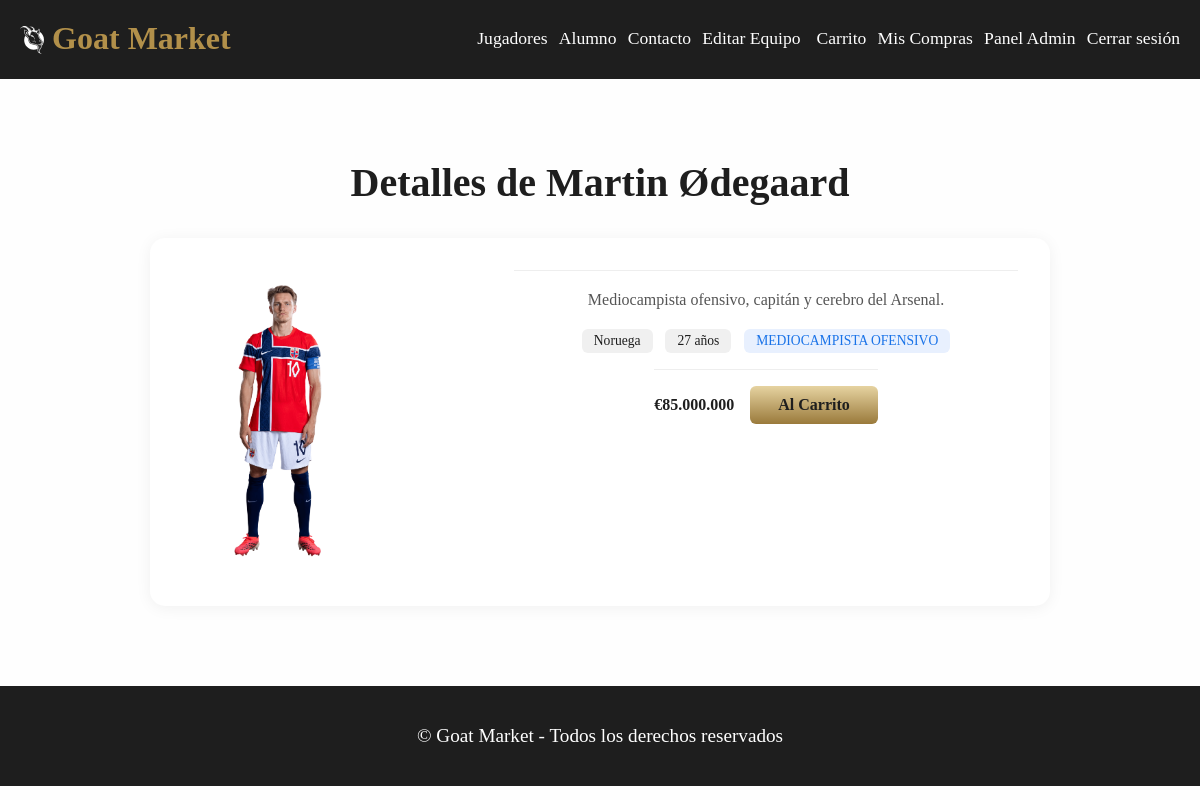
Page /?sec=detalle&id=54 (signed in) on the committed database.
### tables this page shows
CREATE TABLE `jugadores` (
  `id` int(10) unsigned NOT NULL AUTO_INCREMENT,
  `nombre_apellido` varchar(50) NOT NULL,
  `fecha_nacimiento` date NOT NULL,
  `descripcion` text DEFAULT NULL,
  `precio` smallint(5) unsigned NOT NULL,
  `imagen` varchar(50) DEFAULT NULL,
  `pais_id` int(11) DEFAULT NULL,
  PRIMARY KEY (`id`),
  KEY `pais_id` (`pais_id`),
  CONSTRAINT `pais_id` FOREIGN KEY (`pais_id`) REFERENCES `paises` (`id`) ON UPDATE CASCADE
);

CREATE TABLE `paises` (
  `id` int(11) NOT NULL AUTO_INCREMENT,
  `nombre` varchar(50) NOT NULL,
  `estrellas` tinyint(4) NOT NULL,
  `color` varchar(8) NOT NULL DEFAULT '#666666',
  PRIMARY KEY (`id`),
  UNIQUE KEY `uq_paises_nombre` (`nombre`)
);

### clases/Jugadores.php (called while the page is built, shortened)
<?php
class Jugadores
{
  private $id;
  private $nombre_apellido;
  private $descripcion;
  private $fecha_nacimiento;
  private $imagen;
  private $pais_id;
  private $pais_nombre;
  public function getId(){
    return $this -> id;
  }
  public function getNombre(){
    return $this -> nombre_apellido;
  }
  public function getDescripcion(){
    return $this -> descripcion;
  }
  public function getPrecio(){
    return $this -> precio;
  }
  public function getImagen(){
    return $this -> imagen;
  }
  public function getPais(){
    return $this -> pais_nombre ?? $this -> pais_id;
  }
  public function getEdad(): int {
    $nacimiento = new DateTime($this->fecha_nacimiento);
    $hoy = new DateTime();
    return (int) $nacimiento->diff($hoy)->y;
  }
  public static function get_x_id(int $id): ?Jugadores
  {
    $conexion = Conexion::getConexion();
    $query = "SELECT j.*, p.nombre AS pais_nombre, p.color AS pais_color, p.estrellas AS pais_estrellas FROM jugadores j JOIN paises p ON j.pais_id = p.id WHERE j.id = :id LIMIT 1";
    $PDOStatement = $conexion -> prepare($query);
    $PDOStatement -> setFetchMode(PDO::FETCH_CLASS, self::class);
    $PDOStatement -> execute(["id" => $id]);
    $lista = $PDOStatement -> fetch();
    return !empty($lista) ? $lista : null;
  }
}
?>

### clases/Posiciones.php (called while the page is built, shortened)
<?php
class Posiciones
{
    public static function getPosicionesPorJugador(int $jugador_id): array
    {
        $conexion = Conexion::getConexion();
        $query = "SELECT pos.posicion FROM posicion_x_jugador pxj
                  JOIN posiciones pos ON pxj.posicion_id = pos.id
                  WHERE pxj.jugador_id = :jugador_id
                  ORDER BY pos.posicion";
        $PDOStatement = $conexion->prepare($query);
        $PDOStatement->execute(['jugador_id' => $jugador_id]);
        return $PDOStatement->fetchAll(PDO::FETCH_COLUMN);
    }
}

### clases/Carrito.php (called while the page is built, shortened)
<?php
require_once "Jugadores.php";
class Carrito
{
  public static function idsEnCarrito(int $usuario_id): array
  {
    $conexion = Conexion::getConexion();
    $query = "SELECT jugador_id FROM carrito WHERE usuario_id = :usuario_id";
    $stmt = $conexion->prepare($query);
    $stmt->execute(['usuario_id' => $usuario_id]);
    return $stmt->fetchAll(PDO::FETCH_COLUMN);
  }
}

### vistas/detalle.php (the view, shortened to what this page needs)
<?php
    require_once "clases/Jugadores.php";
    require_once "clases/Posiciones.php";
    require_once "clases/Carrito.php";
    $id = isset($_GET["id"]) ? $_GET["id"] : null;
    $jugador = Jugadores::get_x_id($id);
    if(!is_null($jugador)){
        $posicionesJugador = Posiciones::getPosicionesPorJugador($jugador->getId());
        $ya_en_carrito = isset($_SESSION['usuario_id']) && in_array($jugador->getId(), Carrito::idsEnCarrito($_SESSION['usuario_id']));
        ?>
        <h2>Detalles de <?= $jugador->getNombre() ?></h2>
        <div class="detalle">
            <?php if ($jugador->getImagen()): ?>
                <figure>
                    <img src="assets/img/<?= rawurlencode($jugador->getImagen()) ?>" alt="<?= htmlspecialchars($jugador->getNombre()) ?>">
                </figure>
            <?php endif; ?>
            <div>
                <p><?= htmlspecialchars($jugador->getDescripcion()) ?></p>
                <div>
                    <span><?= htmlspecialchars($jugador->getPais()) ?> <?= str_repeat('★', $jugador->getPaisEstrellas()) ?></span>
                    <span><?= $jugador->getEdad() ?> años</span>
                    <?php if (!empty($posicionesJugador)): ?>
                        <?php foreach($posicionesJugador as $pos): ?>
                            <span class="posicion-tag"><?= htmlspecialchars($pos) ?></span>
                        <?php endforeach; ?>
                    <?php endif; ?>
                        </div>
                <div>
                    <strong>€<?= number_format($jugador->getPrecio() * 1000000, 0, ',', '.') ?></strong>
                    <?php if ($ya_en_carrito): ?>
                        <span class="button disabled">Ya está en tu carrito</span>
                    <?php else: ?>
                        <a href="actions/agregar_carrito_acc.php?id=<?= $jugador->getId() ?>" class="button">Al Carrito</a>
                    <?php endif; ?>
                        </div>
            </div>
        </div>
<?php }?>

### assets/css/style.css (style rules this page uses)
:root { --card-size: 300px; --main-color: #67b7fd; --golden-x: linear-gradient(90deg, #9A7A3B 0%, #E6D3A1 100%); --golden-y: linear-gradient(0deg, #9A7A3B 0%, #E6D3A1 100%); --golden: #b2904a; }
* { margin: 0; padding: 0; box-sizing: border-box; box-shadow: none; text-decoration: none; list-style: none; }
a { color: inherit; }
body { background-color: #fefefe; color: #1e1e1e; }
h2 { margin: auto; text-align: center; font-size: 2.5rem; margin-bottom: 2rem; }
img { height: var(--card-size); transform: scale(1) translateY(0px); transition: all cubic-bezier(0.63, 0.23, 0.00, 1.08) 1s; }
.detalle { display: flex; gap: 2rem; max-width: 900px; margin: 2rem auto; background: #fff; border-radius: 15px; padding: 2rem; box-shadow: 0 2px 16px rgba(0,0,0,0.06); }
.detalle > div { flex: 1; display: flex; flex-direction: column; gap: 1rem; }
.detalle > div p { font-size: 1rem; line-height: 1.6; color: #555; }
.detalle div { display: flex; gap: 0.8rem; }
.detalle div:last-of-type { justify-content: flex-start; gap: 1rem; align-items: center; padding-top: 1rem; border-top: 1px solid #eee; }
.detalle div span { padding: 0.25rem 0.75rem; background: #f0f0f0; border-radius: 6px; font-size: 0.85rem; }
.posicion-tag { background: #e8f0fe !important; color: #1a73e8; font-weight: 500; }
.detalle .button { width: auto; max-width: none; height: auto; padding: 10px 28px; font-size: 1rem; font-weight: 600; text-align: center; border: none; border-radius: 6px; }

### rows in the picture
jugadores: nombre_apellido "Martin Ødegaard", imagen (picture), descripcion "Mediocampista ofensivo, capitán y cerebro del Arsenal.", pais.nombre "Noruega", fecha_nacimiento "27", $jugador->getPrecio()*1000000 "85.000.000"

### other values in the picture
$value -> getTitulo() "Jugadores"
$value -> getTitulo() "Alumno"
$value -> getTitulo() "Contacto"
$value -> getTitulo() "Editar Equipo"
$pos "MEDIOCAMPISTA OFENSIVO"
